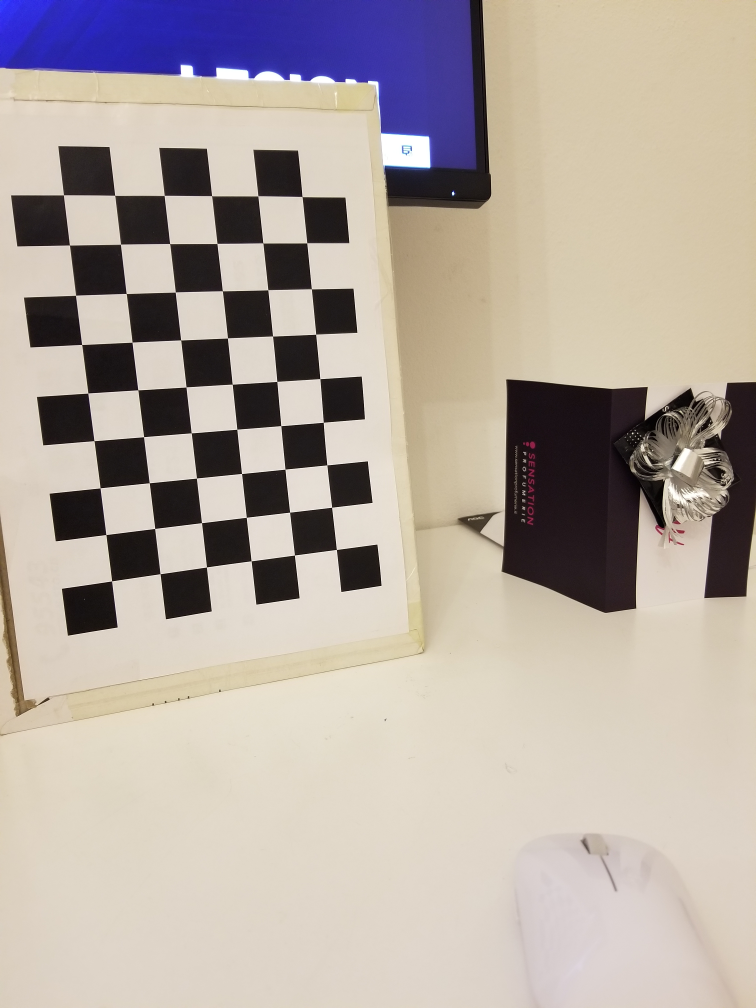
%> input picture computer_vision_Hui/image_rectification_and_stereo_matching/left01.jpg, 3024 x 4032 px (shown at 1/4 size)
$ octave Rectification_HuiShi.m   (GNU Octave 9; MATLAB toolbox functions it lacks are replaced by stand-ins)
%> lines starting %> are read from the running program, lines starting %| are printed output that depends on the picture
### computer_vision_Hui/image_rectification_and_stereo_matching/imwarp.m
function [I2, bb, alpha] = imwarp(I,H,meth,sz)
%IMWARP Image Warping
%   I2 = imwarp(I,H) apply the projective transformation specified by H to
%   the image I using linear interpolation. The output image I2 has the
%   same size of I.
%
%   I2 = imwarp(I,H,meth) use  method 'meth' for interpolation (see interp2
%   for the list of options).
%
%   I2 = imwarp(I,H,meth,sz) yield an output image with specific size. sz
%   can be:
%
%         - 'valid'    Make output image I2 large enough to contain the
%                  entire rotated image.
%
%         - 'same'   Make output image I2 the same size as the input image
%                  I, cropping the warped image to fit (default).
%
%         -  a vector of 4 elements specifying the bounding box
%
% The output bb is the bounding box of the transformed image in the
% coordinate frame of the input image. The first 2 elements of the bb are
% the translation that have been applied to the upper left corner.
%
% The bounding box is specified with [minx; miny; maxx; maxy];
%
%   See also: INTERP2

% Author: Andrea Fusiello

[hm,hn]=size(H);
if ((hm ~= 3) | (hn ~= 3))
    error('Invalid input transformation');
end

% defaults
if nargin == 2
    sz='same';
    meth='linear';
elseif nargin ==3
    sz='same';
end

if strcmp(sz,'same')
    % same bb as the input image

    minx = 0;
    maxx = size(I,2)-1;
    miny = 0;
    maxy = size(I,1)-1;

elseif strcmp(sz,'valid')
    % compute the smallest bb containing the whole image

    corners = [0, 0, size(I,2), size(I,2);
               0, size(I,1), 0, size(I,1)];
    corners_x=p2t(H,corners);

    minx = floor(min(corners_x(1,:)));
    maxx = ceil(max(corners_x(1,:)));
    miny = floor(min(corners_x(2,:)));
    maxy = ceil(max(corners_x(2,:)));

elseif length(sz)==4
    % force the bounding box

    minx = sz(1);
    miny = sz(2);
    maxx = sz(3);
    maxy = sz(4);
else
    error('Invalid size option');

end

bb = [minx; miny; maxx; maxy];

[x,y] = meshgrid(minx:maxx-1,miny:maxy-1);

pp = p2t(inv(H),[vec(x)';vec(y)']);
xi=ivec(pp(1,:)',size(x,1));
yi=ivec(pp(2,:)',size(y,1));
I2=interp2(0:size(I,2)-1, 0:size(I,1)-1,double(I),xi,yi,meth,NaN);

if nargout == 3
    alpha = ~isnan(I2);
end

%I2 = uint8(I2);

### computer_vision_Hui/image_rectification_and_stereo_matching/rodrigues.m
function	[out,dout]=rodrigues(in)

% RODRIGUES	Transform rotation matrix into rotation vector and viceversa.
%
%		Sintax:  [OUT]=RODRIGUES(IN)
% 		If IN is a 3x3 rotation matrix then OUT is the
%		corresponding 3x1 rotation vector
% 		if IN is a rotation 3-vector then OUT is the
%		corresponding 3x3 rotation matrix
%

%%
%%		Copyright (c) March 1993 -- Pietro Perona
%%		California Institute of Technology
%%

%% ALL CHECKED BY JEAN-YVES BOUGUET, October 1995.
%% FOR ALL JACOBIAN MATRICES !!! LOOK AT THE TEST AT THE END !!

%% BUG when norm(om)=pi fixed -- April 6th, 1997;
%% Jean-Yves Bouguet

%% Add projection of the 3x3 matrix onto the set of special ortogonal matrices SO(3) by SVD -- February 7th, 2003;
%% Jean-Yves Bouguet

% BUG FOR THE CASE norm(om)=pi fixed by Mike Burl on Feb 27, 2007


[m,n] = size(in);
%bigeps = 10e+4*eps;
bigeps = 10e+20*eps;

if ((m==1) & (n==3)) | ((m==3) & (n==1)) %% it is a rotation vector
    theta = norm(in);
    if theta < eps
        R = eye(3);

        %if nargout > 1,

        dRdin = [0 0 0;
            0 0 1;
            0 -1 0;
            0 0 -1;
            0 0 0;
            1 0 0;
            0 1 0;
            -1 0 0;
            0 0 0];

        %end;

    else
        if n==length(in)  in=in'; end; 	%% make it a column vec. if necess.

        %m3 = [in,theta]

        dm3din = [eye(3);in'/theta];

        omega = in/theta;

        %m2 = [omega;theta]

        dm2dm3 = [eye(3)/theta -in/theta^2; zeros(1,3) 1];

        alpha = cos(theta);
        beta = sin(theta);
        gamma = 1-cos(theta);
        omegav=[[0 -omega(3) omega(2)];[omega(3) 0 -omega(1)];[-omega(2) omega(1) 0 ]];
        A = omega*omega';

        %m1 = [alpha;beta;gamma;omegav;A];

        dm1dm2 = zeros(21,4);
        dm1dm2(1,4) = -sin(theta);
        dm1dm2(2,4) = cos(theta);
        dm1dm2(3,4) = sin(theta);
        dm1dm2(4:12,1:3) = [0 0 0 0 0 1 0 -1 0;
            0 0 -1 0 0 0 1 0 0;
            0 1 0 -1 0 0 0 0 0]';

        w1 = omega(1);
        w2 = omega(2);
        w3 = omega(3);

        dm1dm2(13:21,1) = [2*w1;w2;w3;w2;0;0;w3;0;0];
        dm1dm2(13: 21,2) = [0;w1;0;w1;2*w2;w3;0;w3;0];
        dm1dm2(13:21,3) = [0;0;w1;0;0;w2;w1;w2;2*w3];

        R = eye(3)*alpha + omegav*beta + A*gamma;

        dRdm1 = zeros(9,21);

        dRdm1([1 5 9],1) = ones(3,1);
        dRdm1(:,2) = omegav(:);
        dRdm1(:,4:12) = beta*eye(9);
        dRdm1(:,3) = A(:);
        dRdm1(:,13:21) = gamma*eye(9);

        dRdin = dRdm1 * dm1dm2 * dm2dm3 * dm3din;


    end;
    out = R;
    dout = dRdin;

    %% it is prob. a rot matr.
elseif ((m==n) & (m==3) & (norm(in' * in - eye(3)) < bigeps)...
        & (abs(det(in)-1) < bigeps))
    R = in;

    % project the rotation matrix to SO(3);
    [U,S,V] = svd(R);
    R = U*V';

    tr = (trace(R)-1)/2;
    dtrdR = [1 0 0 0 1 0 0 0 1]/2;
    theta = real(acos(tr));


    if sin(theta) >= 1e-4,

        dthetadtr = -1/sqrt(1-tr^2);

        dthetadR = dthetadtr * dtrdR;
        % var1 = [vth;theta];
        vth = 1/(2*sin(theta));
        dvthdtheta = -vth*cos(theta)/sin(theta);
        dvar1dtheta = [dvthdtheta;1];

        dvar1dR =  dvar1dtheta * dthetadR;


        om1 = [R(3,2)-R(2,3), R(1,3)-R(3,1), R(2,1)-R(1,2)]';

        dom1dR = [0 0 0 0 0 1 0 -1 0;
            0 0 -1 0 0 0 1 0 0;
            0 1 0 -1 0 0 0 0 0];

        % var = [om1;vth;theta];
        dvardR = [dom1dR;dvar1dR];

        % var2 = [om;theta];
        om = vth*om1;
        domdvar = [vth*eye(3) om1 zeros(3,1)];
        dthetadvar = [0 0 0 0 1];
        dvar2dvar = [domdvar;dthetadvar];


        out = om*theta;
        domegadvar2 = [theta*eye(3) om];

        dout = domegadvar2 * dvar2dvar * dvardR;


    else
        if tr > 0; 			% case norm(om)=0;

            out = [0 0 0]';

            dout = [0 0 0 0 0 1/2 0 -1/2 0;
                0 0 -1/2 0 0 0 1/2 0 0;
                0 1/2 0 -1/2 0 0 0 0 0];
        else

            % case norm(om)=pi;
            if(0)

                %% fixed April 6th by Bouguet -- not working in all cases!
                out = theta * (sqrt((diag(R)+1)/2).*[1;2*(R(1,2:3)>=0)'-1]);
                %keyboard;

            else

                % Solution by Mike Burl on Feb 27, 2007
                % This is a better way to determine the signs of the
                % entries of the rotation vector using a hash table on all
                % the combinations of signs of a pairs of products (in the
                % rotation matrix)

                % Define hashvec and Smat
                hashvec = [0; -1; -3; -9; 9; 3; 1; 13; 5; -7; -11];
                Smat = [1,1,1; 1,0,-1; 0,1,-1; 1,-1,0; 1,1,0; 0,1,1; 1,0,1; 1,1,1; 1,1,-1;
                    1,-1,-1; 1,-1,1];

                M = (R+eye(3,3))/2;
                uabs = sqrt(M(1,1));
                vabs = sqrt(M(2,2));
                wabs = sqrt(M(3,3));

                mvec = [M(1,2), M(2,3), M(1,3)];
                syn  = ((mvec > 1e-4) - (mvec < -1e-4)); % robust sign() function
                hash = syn * [9; 3; 1];
                idx = find(hash == hashvec);
                svec = Smat(idx,:)';

                out = theta * [uabs; vabs; wabs] .* svec;

            end;

            if nargout > 1,
                fprintf(1,'WARNING!!!! Jacobian domdR undefined!!!\n');
                dout = NaN*ones(3,9);
            end;
        end;
    end;

else
    error('Neither a rotation matrix nor a rotation vector were provided');
end;

return;

%% test of the Jacobians:

%%%% TEST OF dRdom:
om = randn(3,1);
dom = randn(3,1)/1000000;

[R1,dR1] = rodrigues(om);
R2 = rodrigues(om+dom);

R2a = R1 + reshape(dR1 * dom,3,3);

gain = norm(R2 - R1)/norm(R2 - R2a)

%%% TEST OF dOmdR:
om = randn(3,1);
R = rodrigues(om);
dom = randn(3,1)/10000;
dR = rodrigues(om+dom) - R;

[omc,domdR] = rodrigues(R);
[om2] = rodrigues(R+dR);

om_app = omc + domdR*dR(:);

gain = norm(om2 - omc)/norm(om2 - om_app)


%%% OTHER BUG: (FIXED NOW!!!)

omu = randn(3,1);
omu = omu/norm(omu)
om = pi*omu;
[R,dR]= rodrigues(om);
[om2] = rodrigues(R);
[om om2]

%%% NORMAL OPERATION

om = randn(3,1);
[R,dR]= rodrigues(om);
[om2] = rodrigues(R);
[om om2]

return

% Test: norm(om) = pi

u = randn(3,1);
u = u / sqrt(sum(u.^2));
om = pi*u;
R = rodrigues(om);

R2 = rodrigues(rodrigues(R));

norm(R - R2)

### computer_vision_Hui/image_rectification_and_stereo_matching/vec.m
function v = vec(A);
%VEC riorganizza gli elementi di una matrice in un vettore
%    colonna.
%
%v = vec(A) data una matrice A (n x m) ritorna un vettore colonna
%di n x m elementi, i cui elementi sono l'unione delle colonne
%della matrice A.

v = reshape(A,size(A,1)*size(A,2),1);

### computer_vision_Hui/image_rectification_and_stereo_matching/Rectification_HuiShi.m
% Epipolar Rectification
% The aim is to find two new PPM matrices (one for each camera), obtained
% by rotating the original camera along their optical centers until the
% focal planes become coplanar. Thus making the epipolar lines parallel and horizontal.

clear all
close all
clc

%Loading calibration data
stereo = load('Calib_Results_stereo.mat');
left = load('Calib_Results_left.mat');
right = load('Calib_Results_right.mat');

% load image
img1=rgb2gray(imread('left01.jpg'));
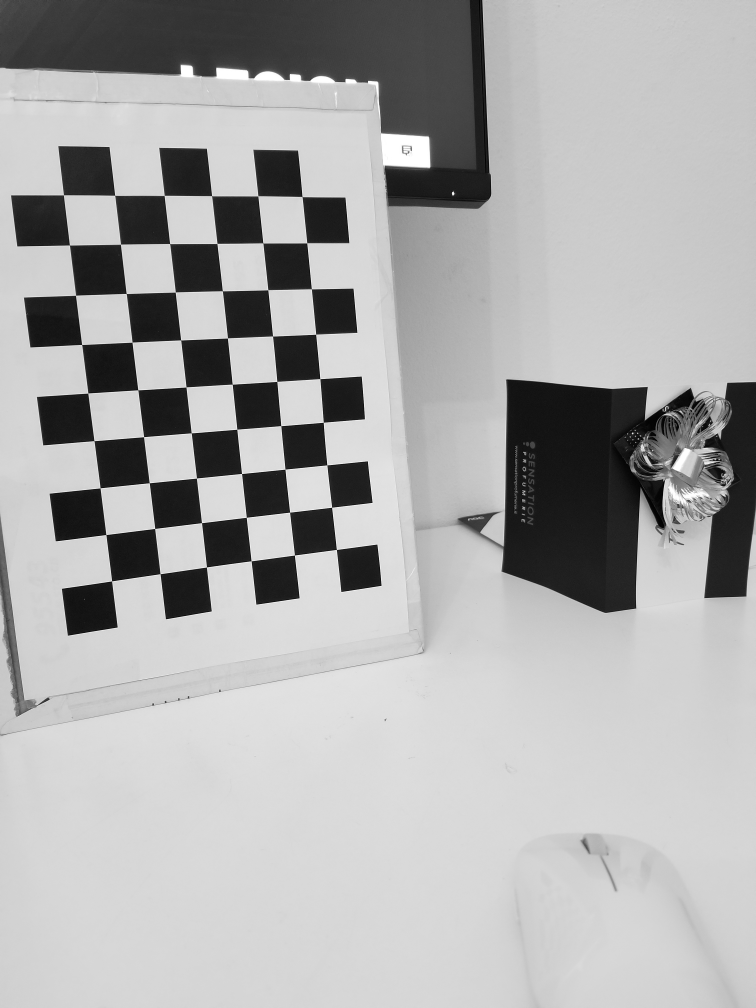
%> img1: size 4032x3024 uint8 (shown at 1/4 size); min 0, max 255, mean 171.3
img2=rgb2gray(imread('right01.jpg'));
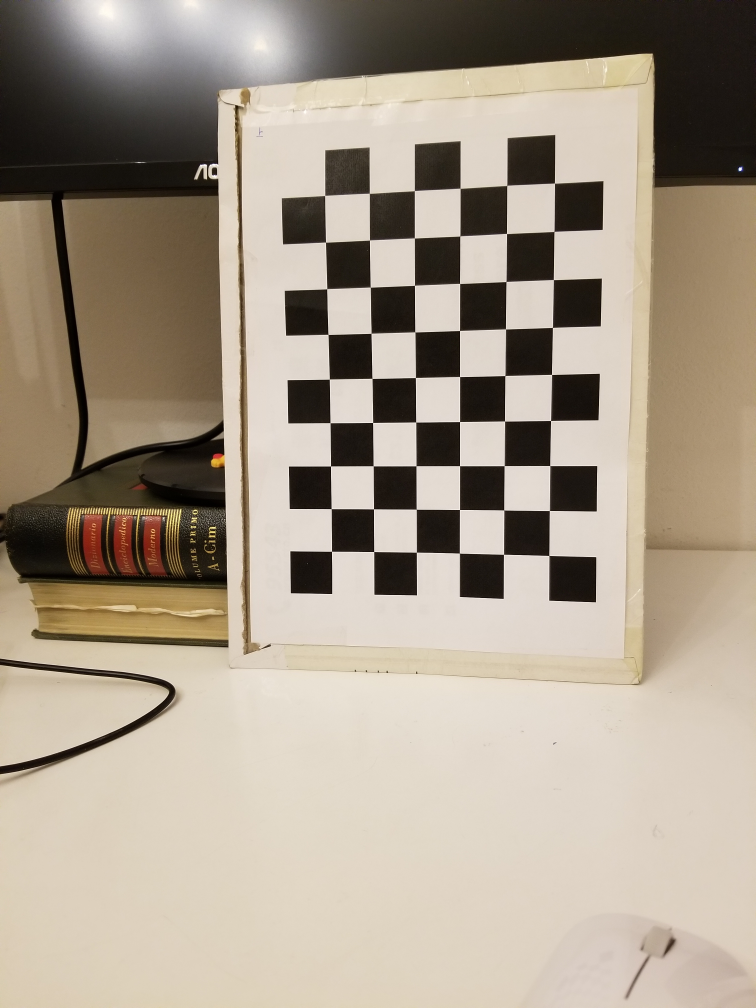
%> input picture computer_vision_Hui/image_rectification_and_stereo_matching/right01.jpg, 3024 x 4032 px (shown at 1/4 size)
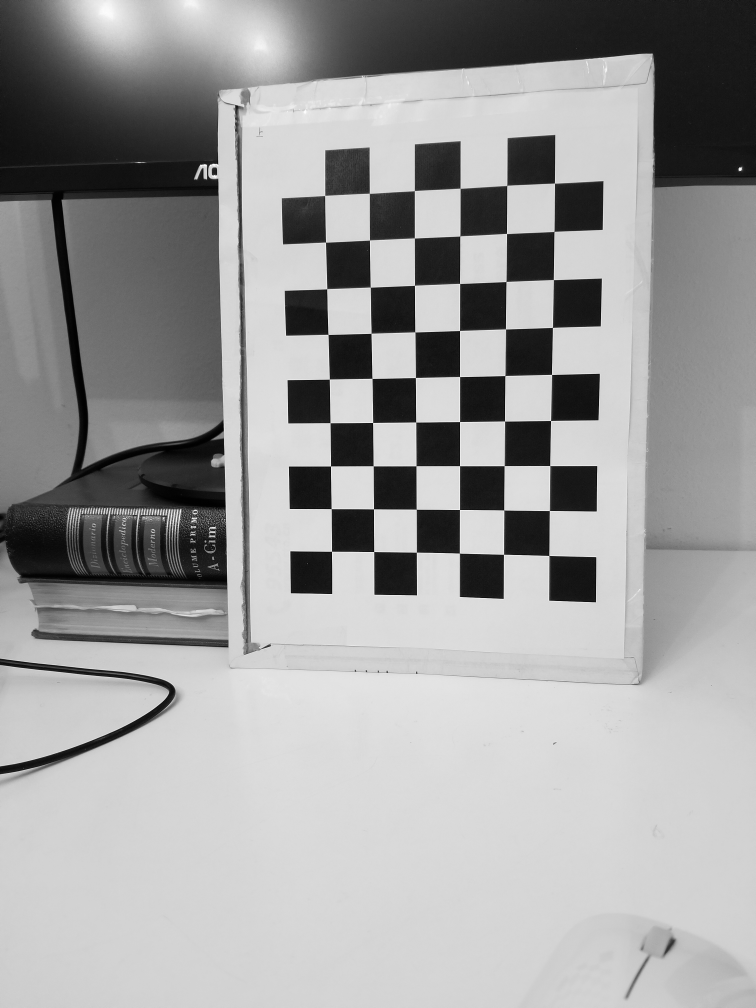
%> img2: size 4032x3024 uint8 (shown at 1/4 size); min 0, max 254, mean 157.5

% First step: projection of the stereo points in the two cameras
point_3d=stereo.X_left_1; % starting 3d points
% camera left: reference system centered on this camera, so R is I, T is 0
PPM_left = stereo.KK_left*[1 0 0 0;0 1 0 0;0 0 1 0]; %KK is internal parameters

% transform the 3D points from the world frame to the left camera frame
Rc_left = rodrigues(stereo.omc_left_1); % Rc is rotation matrix = rodrigues(omc), omc is rotation vector
G_c = [Rc_left, stereo.Tc_left_1;0 0 0 1];% G_c is 4*4
X_c = G_c * [point_3d; ones(1,size(point_3d,2))];
% project to image coordinates
m_left=PPM_left*X_c; % 2d homogeneous coordinates
x_left=m_left(1,:)./m_left(3,:);
y_left=m_left(2,:)./m_left(3,:);

% right camera
% relation between the right camera and the left camera is XR = R * XL + T
G_r=[stereo.R stereo.T;0 0 0 1];% G_r is used for transform from the left frame to the right frame
PPM_right = stereo.KK_right*[1 0 0 0;0 1 0 0;0 0 1 0]*G_r;
m_right=PPM_right*X_c; % 2d homogeneous coordinates
x_right=m_right(1,:)./m_right(3,:);
y_right=m_right(2,:)./m_right(3,:);

% PPM breakdown
Q1=PPM_left(:,1:3);
Q2=PPM_right(:,1:3);
q1=PPM_left(:,4);
q2=PPM_right(:,4);

K1 = stereo.KK_left;
R1 = eye(3);
t1 = zeros(3)';

K2 = stereo.KK_right;
R2 = stereo.R;
t2 = stereo.T;

% Obtaining the optical centers of the two cameras C=-inv(Q1)*q
% being the system centered in the first camera its optical center will have
% coordinates 3d=[0 0 0]' Cartesian
c_left = - inv(Q1)*q1;
c_right= - inv(Q2)*q2;

% construct the rotation matrix R=[r1' r2' r3'] which is the same for both cameras
% r1: new X axis which is parallel to the baseline
r1 = (c_right-c_left);

% place an unit vector equal to the old Z axis
k=R1(3,:);
% r2: new Y axis, orthogonal to the X axis and the old Z axis
r2 = cross(k',r1);
% r3: new Z axis, orthogonal to the X and Y axis
r3 = cross(r1,r2);

% normalize and compose R
R = [r1'/norm(r1); r2'/norm(r2); r3'/norm(r3)];

% compose the new PPMs, set K (matrix of intrinsic parameters) equal
% to that of camera left
P_left_new = K1 * [R -R*c_left ];
P_right_new = K1 * [R -R*c_right ];

% obtain the transformation matrix used for image rectification
% T(3*3)=Qn*inv(Qo), where Qo refers to the old PPM and Qn to the new one.
T_left=P_left_new(:,1:3)*inv(Q1);
T_right=P_right_new(:,1:3)*inv(Q2);

% calculate the new projections of the adjusted points
m_left_new = T_left*m_left;
m_right_new = T_right*m_right;

% Pass to Cartesian coordinates
m_l_new(1,:)=m_left_new(1,:)./m_left_new(3,:);
m_l_new(2,:)=m_left_new(2,:)./m_left_new(3,:);
m_r_new(1,:)=m_right_new(1,:)./m_right_new(3,:);
m_r_new(2,:)=m_right_new(2,:)./m_right_new(3,:);

% image rectification
img1_rec = imwarp(img1,T_left);
%> the run ends on the next line
